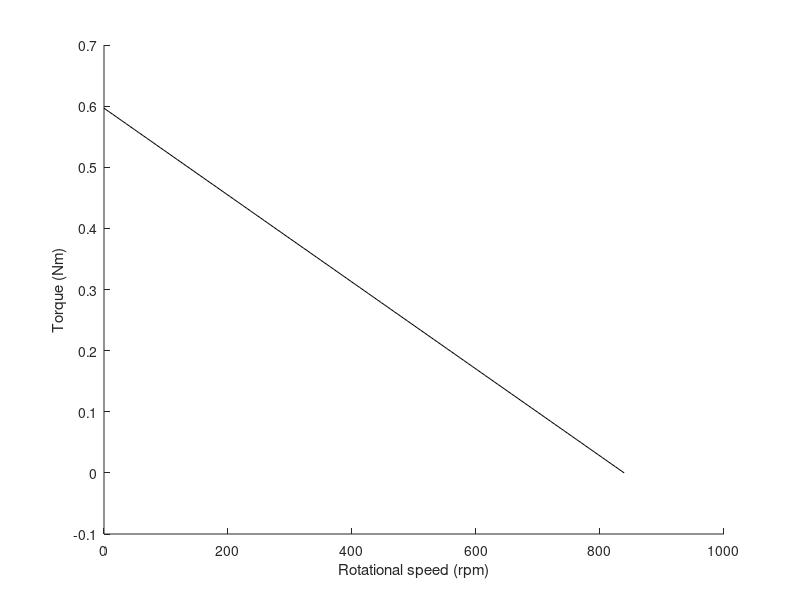

This chart was generated by the following MATLAB code: (Note: this script raises an error after producing the figure.)
%Old Locokit motors of 24V
%Wnom=9310/19;
%tauStall=0.0228*19;
%New, 40W motors
%Wnom=41400/128;
%tauStall= 1.2;

%Current Locokit motors overriden at 24V
Wnom=7970*2/19;
tauStall=0.0157*2*19;

figure
xlabel('Rotational speed (rpm)');
ylabel('Torque (Nm)');

hold on

i=0;
for Wmotor=0:round(Wnom)/120:round(Wnom)
    if(Wmotor==0)
        WmotorPrev=Wmotor;
        i=i+1;
        tauOut(1,i) = tauStall-Wmotor*tauStall/Wnom;
    else
        WmotorNow=Wmotor;
        i=i+1;
        tauOut(1,i) = tauStall-WmotorNow*tauStall/Wnom;
        x=[tauOut(1,i-1), tauOut(1,i)];
        y=[WmotorPrev, WmotorNow];
        plot(y,x, 'k');
        WmotorPrev=WmotorNow;
    end
end

gearRatio = 2;
for i=10:size(W)
   h=plot(W(i,1)/gearRatio,abs(Tau(i,1)*gearRatio), 'r*'); 
   k=plot(W(i,2),abs(Tau(i,2)), 'g*'); 
   a=plot(W(i,3),abs(Tau(i,3)), 'b*'); 
end

legend([h,k,a],'Hip','Knee','Ankle');

hold off
